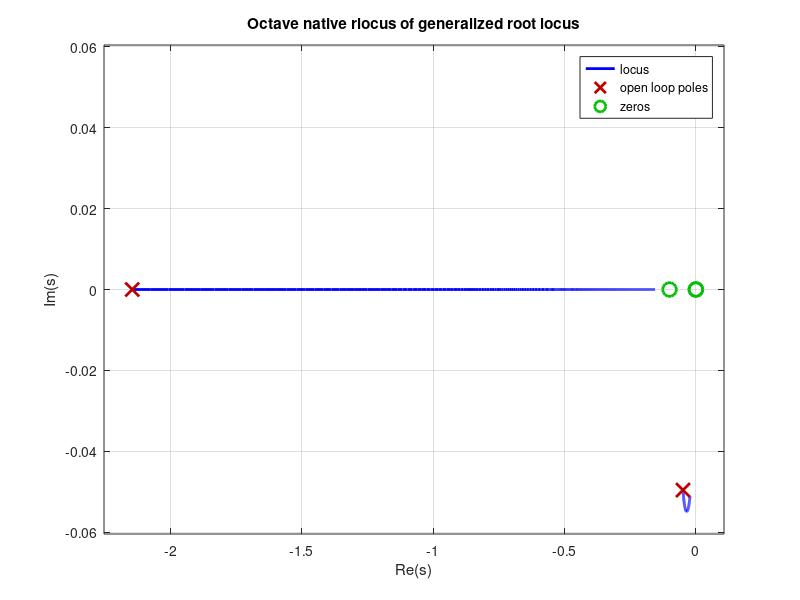

Reproduce this figure in MATLAB.
pkg load control

out_path = 'course-content/authoring/lessons/3-4/media/processed/3-4-generalized-root-locus-octave-native.png';

K_B = 0.6064;
B_poly = [1, 2.24375, 0.214375, 0.01715 * K_B];
A_poly = [3.43, 0.343, 0, 0];
Ge = tf(A_poly, B_poly);

fig = figure('visible', 'off');
set(fig, 'color', 'white', 'position', [100, 100, 980, 560]);

rlocus(Ge, 0.01, 0, 6);
grid on;
xlabel('Re(s)');
ylabel('Im(s)');
title('Octave native rlocus of generalized root locus');

print(fig, out_path, '-dpng', '-r220');
close(fig);
